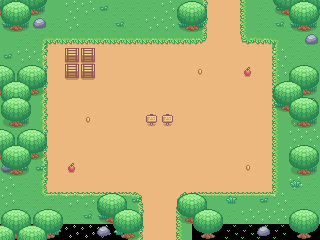

The image is a tile-based game level rendered from a .tmx file. Its description and complete source (layers, tilesets, objects, tile grids) follow:
An orthogonal 20x15 tile map with 16x16 px tiles, 9 tile layers (Ground, Path, Grass, Decoration, ...), 3 tilesets.

<map version="1.10" tiledversion="1.12.2" orientation="orthogonal" renderorder="right-down" width="20" height="15" tilewidth="16" tileheight="16" infinite="0" nextlayerid="11" nextobjectid="1">
<tileset firstgid="1" source="NatureFantasy.tsx" />
<tileset firstgid="209" source="TileGroundCoklat.tsx" />
<tileset firstgid="264" source="TileGrassHijau.tsx" />
 <layer id="3" name="Ground" width="20" height="15">
  <data encoding="csv">
131,131,131,131,131,131,131,131,131,131,131,131,131,131,131,131,131,131,131,131,
131,131,131,131,131,131,131,131,131,131,131,131,131,131,131,131,131,131,131,131,
131,131,131,131,131,131,131,131,131,131,131,131,131,131,131,131,131,131,131,131,
131,131,131,131,131,131,131,131,131,131,131,131,131,131,131,131,131,131,131,131,
131,131,131,131,131,131,131,131,131,131,131,131,131,131,131,131,131,131,131,131,
131,131,131,131,131,131,131,131,276,131,131,131,131,131,131,131,131,131,131,131,
131,131,131,131,131,131,131,131,276,276,276,131,131,131,131,131,131,131,131,131,
131,131,131,131,131,131,131,131,131,276,276,276,131,131,131,131,131,131,131,131,
131,131,131,131,131,131,131,131,131,276,276,276,131,131,131,131,131,131,131,131,
131,131,131,131,131,131,131,131,131,131,131,131,131,131,131,131,131,131,131,131,
131,131,131,131,131,131,131,131,131,131,131,131,131,131,131,131,131,131,131,131,
131,131,131,131,131,131,131,131,131,131,131,131,131,131,131,131,131,131,131,131,
131,131,131,131,131,131,131,131,131,131,131,131,131,131,131,131,131,131,131,131,
131,131,131,131,131,131,131,131,131,131,131,131,131,131,131,131,131,131,131,131
</data>
 </layer>
 <layer id="2" name="Path" width="20" height="15">
  <data encoding="csv">
0,0,0,0,0,0,0,0,0,0,0,0,221,221,221,221,0,0,0,0,
0,0,0,0,0,0,0,0,0,0,0,0,221,221,221,221,0,0,0,0,
0,0,276,221,221,221,221,221,221,221,221,221,221,221,221,221,221,276,0,0,
0,0,221,221,221,221,221,221,221,221,221,221,221,221,221,221,221,221,0,0,
0,0,221,221,221,221,221,221,221,221,221,221,221,221,221,221,221,221,0,0,
0,0,221,221,221,221,221,221,221,221,221,221,221,221,221,221,221,221,0,0,
0,0,221,221,221,221,221,221,221,221,221,221,221,221,221,221,221,221,0,0,
0,0,221,221,221,221,221,221,221,221,221,221,221,221,221,221,221,221,0,0,
0,0,221,221,221,221,221,221,221,221,221,221,221,221,221,221,221,221,0,0,
0,0,221,221,221,221,221,221,221,221,221,221,221,221,221,221,221,221,0,0,
0,0,0,221,221,221,221,221,221,221,221,221,221,221,221,221,221,221,0,0,
0,0,221,221,221,221,221,221,221,221,221,221,221,221,221,221,221,221,0,0,
0,0,276,221,221,221,221,221,221,221,221,221,221,221,221,221,221,276,0,0,
0,0,0,0,0,0,0,0,221,221,221,221,0,0,0,0,0,0,0,0,
0,0,0,0,0,0,0,0,221,221,221,221,0,0,0,0,0,0,0,0
</data>
 </layer>
 <layer id="6" name="Grass" width="20" height="15">
  <data encoding="csv">
0,0,0,0,0,0,0,0,0,0,0,0,277,0,0,275,0,0,0,0,
0,0,0,0,0,0,0,0,0,0,0,0,277,0,0,275,0,0,0,0,
0,0,280,287,287,287,287,287,287,287,287,287,288,0,0,286,287,281,0,0,
0,0,277,0,0,0,0,0,0,0,0,0,0,0,0,0,0,275,0,0,
0,0,277,0,0,0,0,0,0,0,0,0,0,0,0,0,0,275,0,0,
0,0,277,0,0,0,0,0,0,0,0,0,0,0,0,0,0,275,0,0,
0,0,277,0,0,0,0,0,0,0,0,0,0,0,0,0,0,275,0,0,
0,0,277,0,0,0,0,0,0,0,0,0,0,0,0,0,0,275,0,0,
0,0,277,0,0,0,0,0,0,0,0,0,0,0,0,0,0,275,0,0,
0,0,277,0,0,0,0,0,0,0,0,0,0,0,0,0,0,275,0,0,
0,0,277,0,0,0,0,0,0,0,0,0,0,0,0,0,0,275,0,0,
0,0,277,0,0,0,0,0,0,0,0,0,0,0,0,0,0,275,0,0,
0,0,291,265,265,265,265,265,266,0,0,264,265,265,265,265,265,292,0,0,
0,0,0,0,0,0,0,0,277,0,0,275,0,0,0,0,0,0,0,0,
0,0,0,0,0,0,0,0,277,0,0,275,0,0,0,0,0,0,0,0
</data>
 </layer>
 <layer id="8" name="Decoration" width="20" height="15">
  <data encoding="csv">
0,0,0,0,31,31,0,30,30,30,31,0,0,0,0,0,30,0,0,0,
0,0,30,30,31,30,30,30,30,31,31,0,0,0,0,0,30,30,30,30,
0,30,30,0,0,0,0,0,0,0,0,0,0,0,0,0,0,0,30,30,
0,31,31,0,0,0,0,0,0,0,0,0,0,0,0,0,0,31,30,30,
0,0,0,0,0,0,0,0,0,0,0,0,0,0,0,0,0,31,0,0,
0,0,0,0,0,0,0,0,0,0,0,0,0,0,0,0,0,0,0,0,
0,0,0,0,0,0,0,0,0,0,0,0,0,0,0,0,0,0,0,0,
0,0,0,0,0,0,0,0,0,0,0,0,0,0,0,0,0,0,31,0,
0,0,0,0,0,0,0,0,0,0,0,0,0,0,0,0,0,0,31,31,
0,0,0,0,0,0,0,0,0,0,0,0,0,0,0,0,0,0,31,31,
0,0,0,0,0,0,0,0,0,0,0,0,0,0,0,0,0,0,0,0,
31,30,30,0,0,0,0,0,0,0,0,0,0,0,0,0,0,0,31,30,
31,30,30,30,31,31,0,0,0,0,0,0,0,0,0,0,0,31,30,30,
0,30,30,30,30,30,0,0,0,0,0,0,0,0,30,31,31,31,0,0,
0,0,0,0,31,31,31,0,0,0,0,0,0,0,30,30,30,30,0,0
</data>
 </layer>
 <layer id="10" name="Decoration Dua" width="20" height="15">
  <data encoding="csv">
0,0,47,0,0,0,46,0,0,0,0,0,0,0,0,0,0,46,0,0,
47,47,62,0,0,0,0,46,0,0,0,47,47,0,0,0,0,46,47,47,
0,0,0,0,0,0,0,0,0,0,0,0,0,0,0,0,0,0,0,62,
46,0,0,0,0,0,0,0,0,0,0,0,0,0,0,0,0,0,0,0,
0,0,0,0,0,0,0,0,0,0,0,0,0,0,0,0,0,0,0,0,
0,0,0,0,0,0,0,0,0,0,0,0,0,0,0,0,0,0,0,47,
0,0,0,0,0,0,0,0,0,0,0,0,0,0,0,0,0,47,0,62,
0,47,0,0,0,0,0,0,0,0,0,0,0,0,0,0,0,0,0,47,
0,0,0,0,0,0,0,0,0,0,0,0,0,0,0,0,0,0,0,0,
0,0,0,0,0,0,0,0,0,0,0,0,0,0,0,0,0,0,0,0,
62,46,46,0,0,0,0,0,0,0,0,0,0,0,0,0,0,0,0,47,
0,0,0,0,0,0,0,0,0,0,0,0,0,0,0,0,0,0,47,0,
0,0,0,0,0,0,0,0,46,0,0,0,0,0,47,0,46,0,0,0,
47,47,0,47,0,46,47,46,0,0,0,0,0,0,0,0,0,0,0,0,
0,0,0,47,0,0,62,47,0,0,0,0,0,0,0,0,62,0,0,0
</data>
 </layer>
 <layer id="4" name="Layar Dua" width="20" height="15">
  <data encoding="csv">
95,94,95,0,0,0,0,0,0,0,0,78,79,0,0,0,0,94,95,94,
0,0,0,0,0,0,0,0,0,0,0,94,95,0,0,0,0,0,0,0,
0,0,0,0,0,0,0,0,0,0,0,0,0,0,0,0,0,0,0,0,
0,0,0,0,0,0,0,0,0,0,0,0,0,0,0,0,0,0,0,0,
79,78,79,0,0,0,0,0,0,0,0,0,0,0,0,0,0,0,78,79,
95,94,95,0,0,0,0,0,0,0,0,0,0,0,0,0,0,0,94,95,
0,0,0,0,0,0,0,0,0,0,0,0,0,0,0,0,0,0,0,0,
0,0,0,0,0,0,0,0,0,0,0,0,0,0,0,0,0,0,0,0,
79,78,79,0,0,0,0,0,0,0,0,0,0,0,0,0,0,0,0,0,
95,94,95,0,0,0,0,0,0,0,0,0,0,0,0,0,0,0,0,0,
0,0,0,0,0,0,0,0,0,0,0,0,0,0,0,0,0,0,0,0,
0,0,0,0,0,0,0,0,0,0,0,0,0,0,0,0,0,0,0,0,
0,0,0,0,0,0,78,79,0,0,0,78,79,0,0,0,0,0,0,0,
78,79,78,79,0,0,94,95,0,0,0,94,95,0,0,0,0,0,78,79,
94,95,94,95,0,0,0,0,0,0,0,0,0,0,0,0,0,0,94,95
</data>
 </layer>
 <layer id="5" name="Layar Tiga" width="20" height="15">
  <data encoding="csv">
78,79,0,0,0,0,0,0,0,0,0,0,0,0,0,0,0,0,78,79,
94,95,0,0,0,0,0,0,0,0,0,0,0,0,0,0,0,0,94,95,
0,0,0,0,0,0,0,0,0,0,0,0,0,0,0,0,0,0,0,0,
0,0,0,0,0,0,0,0,0,0,0,0,0,0,0,0,0,0,0,0,
0,0,0,0,0,0,0,0,0,0,0,0,0,0,0,0,0,0,0,0,
78,79,0,0,0,0,0,0,0,0,0,0,0,0,0,0,0,78,79,0,
94,95,0,0,0,0,0,0,0,0,0,0,0,0,0,0,0,94,95,0,
0,0,0,0,0,0,0,0,0,0,0,0,0,0,0,0,0,0,0,0,
0,0,0,0,0,0,0,0,0,0,0,0,0,0,0,0,0,0,0,0,
78,79,0,0,0,0,0,0,0,0,0,0,0,0,0,0,0,0,0,0,
94,95,0,0,0,0,0,0,0,0,0,0,0,0,0,0,0,0,0,0,
0,0,0,0,0,0,0,0,0,0,0,0,0,0,0,0,0,0,0,0,
0,0,0,0,0,0,0,0,0,0,0,0,0,0,0,0,0,0,0,0,
0,0,0,0,0,0,0,78,79,0,0,0,78,79,0,0,0,0,0,0,
79,78,79,0,0,0,0,94,95,0,0,0,94,95,0,0,0,0,0,0
</data>
 </layer>
 <layer id="7" name="Layer Empat" width="20" height="15">
  <data encoding="csv">
0,0,0,0,0,0,0,0,0,0,0,0,0,0,0,0,0,0,0,0,
0,0,0,0,0,0,0,0,0,0,0,0,0,0,0,0,0,0,0,0,
0,0,0,0,0,0,0,0,0,0,0,0,0,0,0,0,0,0,0,0,
0,0,0,0,0,0,0,0,0,0,0,0,0,0,0,0,0,0,0,0,
0,0,0,0,0,0,0,0,0,0,0,0,0,0,0,0,0,0,0,0,
0,0,0,0,0,0,0,0,0,0,0,0,0,0,0,0,0,0,0,0,
78,79,0,0,0,0,0,0,0,0,0,0,0,0,0,0,0,0,78,79,
94,95,0,0,0,0,0,0,0,0,0,0,0,0,0,0,0,0,94,95,
0,0,0,0,0,0,0,0,0,0,0,0,0,0,0,0,0,0,0,0,
0,0,0,0,0,0,0,0,0,0,0,0,0,0,0,0,0,0,78,79,
0,0,0,0,0,0,0,0,0,0,0,0,0,0,0,0,0,0,94,95,
0,0,0,0,0,0,0,0,0,0,0,0,0,0,0,0,0,0,0,0,
0,0,0,0,0,0,0,0,0,0,0,0,0,0,0,0,0,0,0,0,
0,0,0,0,0,0,0,0,0,0,0,0,0,0,0,0,0,0,0,0,
0,0,0,0,0,0,0,0,0,0,0,0,0,0,0,0,0,0,0,0
</data>
 </layer>
 <layer id="9" name="Item" width="20" height="15">
  <data encoding="csv">
0,0,0,0,0,0,0,0,0,0,0,0,0,0,0,0,0,0,0,0,
0,0,0,0,0,0,0,0,0,0,0,0,0,0,0,0,0,0,0,0,
0,0,0,0,0,0,0,0,0,0,0,0,0,0,0,0,0,0,0,0,
0,0,0,0,111,111,0,0,0,0,0,0,0,0,0,0,0,0,0,0,
0,0,0,0,111,111,0,0,0,0,0,0,126,0,0,127,0,0,0,0,
0,0,0,0,0,0,0,0,0,0,0,0,0,0,0,0,0,0,0,0,
0,0,0,0,0,0,0,0,0,0,0,0,0,0,0,0,0,0,0,0,
0,0,0,0,0,126,0,0,0,110,110,0,0,0,0,0,0,0,0,0,
0,0,0,0,0,0,0,0,0,0,0,0,0,0,0,0,0,0,0,0,
0,0,0,0,0,0,0,0,0,0,0,0,0,0,0,0,0,0,0,0,
0,0,0,0,127,0,0,0,0,0,0,0,0,0,0,126,0,0,0,0,
0,0,0,0,0,0,0,0,0,0,0,0,0,0,0,0,0,0,0,0,
0,0,0,0,0,0,0,0,0,0,0,0,0,0,0,0,0,0,0,0,
0,0,0,0,0,0,0,0,0,0,0,0,0,0,0,0,0,0,0,0,
0,0,0,0,0,0,0,0,0,0,0,0,0,0,0,0,0,0,0,0
</data>
 </layer>
</map>
